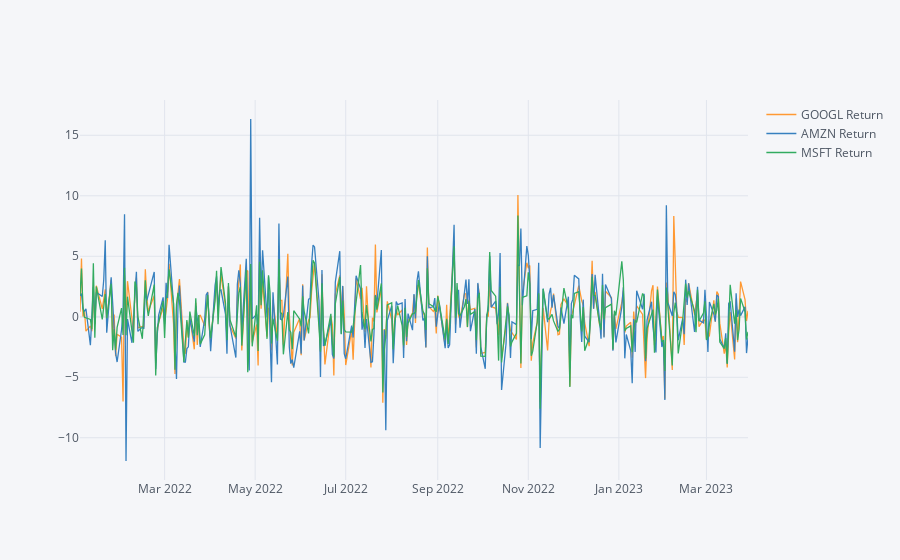

Notebook code for this chart:
### Code cell
returns.iplot()

### Figure 1 — Plotly figure (JSON) as saved in the notebook; plotly's stock layout.template omitted (floating-point values rounded to 4 significant figures; data arrays with more than 128 entries replaced by an {"elided": "..."} marker saying what was removed)
{"data": [{"line": {"color": "rgba(255, 153, 51, 1.0)", "dash": "solid", "shape": "linear", "width": 1.3}, "mode": "lines", "name": "GOOGL Return", "text": "", "type": "scatter", "x": {"elided": "311 str values"}, "y": {"elided": "311 float values"}}, {"line": {"color": "rgba(55, 128, 191, 1.0)", "dash": "solid", "shape": "linear", "width": 1.3}, "mode": "lines", "name": "AMZN Return", "text": "", "type": "scatter", "x": {"elided": "311 str values"}, "y": {"elided": "311 float values"}}, {"line": {"color": "rgba(50, 171, 96, 1.0)", "dash": "solid", "shape": "linear", "width": 1.3}, "mode": "lines", "name": "MSFT Return", "text": "", "type": "scatter", "x": {"elided": "311 str values"}, "y": {"elided": "311 float values"}}], "layout": {"legend": {"bgcolor": "#F5F6F9", "font": {"color": "#4D5663"}}, "paper_bgcolor": "#F5F6F9", "plot_bgcolor": "#F5F6F9", "title": {"font": {"color": "#4D5663"}}, "xaxis": {"gridcolor": "#E1E5ED", "showgrid": true, "tickfont": {"color": "#4D5663"}, "title": {"font": {"color": "#4D5663"}, "text": ""}, "zerolinecolor": "#E1E5ED"}, "yaxis": {"gridcolor": "#E1E5ED", "showgrid": true, "tickfont": {"color": "#4D5663"}, "title": {"font": {"color": "#4D5663"}, "text": ""}, "zerolinecolor": "#E1E5ED"}}}
